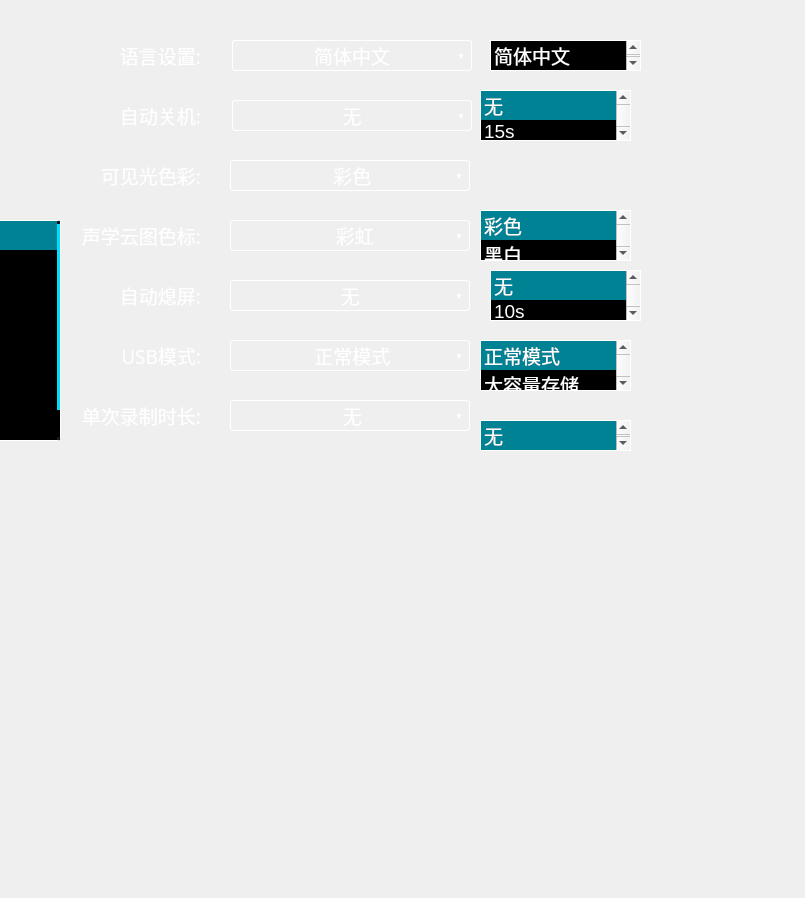
    <widget class="QWidget" name="tab_system">
     <property name="styleSheet">
      <string notr="true">QWidget{
background-image: url(:/res/background_setting.png);
}</string>
     </property>
     <attribute name="title">
      <string>系统设置</string>
     </attribute>
     <widget class="QLabel" name="title_language">
      <property name="geometry">
       <rect>
        <x>10</x>
        <y>40</y>
        <width>191</width>
        <height>31</height>
       </rect>
      </property>
      <property name="font">
       <font>
        <family>微软雅黑</family>
        <pointsize>14</pointsize>
        <weight>50</weight>
        <bold>false</bold>
       </font>
      </property>
      <property name="styleSheet">
       <string notr="true">background:transparent;
color:white;</string>
      </property>
      <property name="text">
       <string>语言设置:</string>
      </property>
      <property name="alignment">
       <set>Qt::AlignRight|Qt::AlignTrailing|Qt::AlignVCenter</set>
      </property>
     </widget>
     <widget class="QLabel" name="title_autoShutdown">
      <property name="geometry">
       <rect>
        <x>0</x>
        <y>100</y>
        <width>201</width>
        <height>31</height>
       </rect>
      </property>
      <property name="font">
       <font>
        <family>微软雅黑</family>
        <pointsize>14</pointsize>
        <weight>50</weight>
        <bold>false</bold>
       </font>
      </property>
      <property name="styleSheet">
       <string notr="true">background:transparent;
color:white;</string>
      </property>
      <property name="text">
       <string>自动关机:</string>
      </property>
      <property name="alignment">
       <set>Qt::AlignRight|Qt::AlignTrailing|Qt::AlignVCenter</set>
      </property>
     </widget>
     <widget class="QLabel" name="title_autoCloseScreen">
      <property name="geometry">
       <rect>
        <x>0</x>
        <y>280</y>
        <width>201</width>
        <height>31</height>
       </rect>
      </property>
      <property name="font">
       <font>
        <family>微软雅黑</family>
        <pointsize>14</pointsize>
        <weight>50</weight>
        <bold>false</bold>
       </font>
      </property>
      <property name="styleSheet">
       <string notr="true">background:transparent;
color:white;</string>
      </property>
      <property name="text">
       <string>自动熄屏:</string>
      </property>
      <property name="alignment">
       <set>Qt::AlignRight|Qt::AlignTrailing|Qt::AlignVCenter</set>
      </property>
     </widget>
     <widget class="QLabel" name="title_VideoTime">
      <property name="geometry">
       <rect>
        <x>40</x>
        <y>400</y>
        <width>161</width>
        <height>31</height>
       </rect>
      </property>
      <property name="font">
       <font>
        <family>微软雅黑</family>
        <pointsize>14</pointsize>
        <weight>50</weight>
        <bold>false</bold>
       </font>
      </property>
      <property name="styleSheet">
       <string notr="true">background:transparent;
color:white;</string>
      </property>
      <property name="text">
       <string>单次录制时长:</string>
      </property>
      <property name="alignment">
       <set>Qt::AlignRight|Qt::AlignTrailing|Qt::AlignVCenter</set>
      </property>
     </widget>
     <widget class="QFrame" name="frame_language">
      <property name="geometry">
       <rect>
        <x>232</x>
        <y>40</y>
        <width>240</width>
        <height>31</height>
       </rect>
      </property>
      <property name="focusPolicy">
       <enum>Qt::ClickFocus</enum>
      </property>
      <property name="styleSheet">
       <string notr="true">QFrame{
background:transparent;
border:1px solid white;
border-radius:3px;}</string>
      </property>
      <property name="frameShape">
       <enum>QFrame::StyledPanel</enum>
      </property>
      <property name="frameShadow">
       <enum>QFrame::Raised</enum>
      </property>
      <widget class="QLabel" name="language_text">
       <property name="geometry">
        <rect>
         <x>1</x>
         <y>1</y>
         <width>238</width>
         <height>29</height>
        </rect>
       </property>
       <property name="font">
        <font>
         <family>微软雅黑</family>
         <pointsize>14</pointsize>
        </font>
       </property>
       <property name="styleSheet">
        <string notr="true">background:transparent;
color:white;
border:0px;</string>
       </property>
       <property name="text">
        <string>简体中文</string>
       </property>
       <property name="alignment">
        <set>Qt::AlignCenter</set>
       </property>
      </widget>
      <widget class="QLabel" name="language_select">
       <property name="geometry">
        <rect>
         <x>219</x>
         <y>1</y>
         <width>20</width>
         <height>29</height>
        </rect>
       </property>
       <property name="font">
        <font>
         <pointsize>6</pointsize>
        </font>
       </property>
       <property name="styleSheet">
        <string notr="true">background:transparent;
border:0px;
color:white;</string>
       </property>
       <property name="text">
        <string>▼</string>
       </property>
       <property name="alignment">
        <set>Qt::AlignCenter</set>
       </property>
      </widget>
      <zorder>language_select</zorder>
      <zorder>language_text</zorder>
     </widget>
     <widget class="QFrame" name="frame_autoShutDown">
      <property name="geometry">
       <rect>
        <x>232</x>
        <y>100</y>
        <width>240</width>
        <height>31</height>
       </rect>
      </property>
      <property name="focusPolicy">
       <enum>Qt::ClickFocus</enum>
      </property>
      <property name="styleSheet">
       <string notr="true">QFrame{
background:transparent;
border:1px solid white;
border-radius:3px;}</string>
      </property>
      <property name="frameShape">
       <enum>QFrame::StyledPanel</enum>
      </property>
      <property name="frameShadow">
       <enum>QFrame::Raised</enum>
      </property>
      <widget class="QLabel" name="autoShutDown_text">
       <property name="geometry">
        <rect>
         <x>1</x>
         <y>1</y>
         <width>238</width>
         <height>29</height>
        </rect>
       </property>
       <property name="font">
        <font>
         <family>微软雅黑</family>
         <pointsize>14</pointsize>
        </font>
       </property>
       <property name="styleSheet">
        <string notr="true">background:transparent;
color:white;
border:0px;</string>
       </property>
       <property name="text">
        <string>无</string>
       </property>
       <property name="alignment">
        <set>Qt::AlignCenter</set>
       </property>
      </widget>
      <widget class="QLabel" name="autoShutDown_select">
       <property name="geometry">
        <rect>
         <x>219</x>
         <y>1</y>
         <width>20</width>
         <height>29</height>
        </rect>
       </property>
       <property name="font">
        <font>
         <pointsize>6</pointsize>
        </font>
       </property>
       <property name="styleSheet">
        <string notr="true">background:transparent;border:0px;color:white;</string>
       </property>
       <property name="text">
        <string>▼</string>
       </property>
       <property name="alignment">
        <set>Qt::AlignCenter</set>
       </property>
      </widget>
      <zorder>autoShutDown_select</zorder>
      <zorder>autoShutDown_text</zorder>
     </widget>
     <widget class="QFrame" name="frame_autoCloseScreen">
      <property name="geometry">
       <rect>
        <x>230</x>
        <y>280</y>
        <width>240</width>
        <height>31</height>
       </rect>
      </property>
      <property name="focusPolicy">
       <enum>Qt::WheelFocus</enum>
      </property>
      <property name="styleSheet">
       <string notr="true">QFrame{
background:transparent;
border:1px solid white;
border-radius:3px;}</string>
      </property>
      <property name="frameShape">
       <enum>QFrame::StyledPanel</enum>
      </property>
      <property name="frameShadow">
       <enum>QFrame::Raised</enum>
      </property>
      <widget class="QLabel" name="autoCloseScreen_text">
       <property name="geometry">
        <rect>
         <x>1</x>
         <y>1</y>
         <width>238</width>
         <height>29</height>
        </rect>
       </property>
       <property name="font">
        <font>
         <family>微软雅黑</family>
         <pointsize>14</pointsize>
        </font>
       </property>
       <property name="focusPolicy">
        <enum>Qt::NoFocus</enum>
       </property>
       <property name="styleSheet">
        <string notr="true">background:transparent;
color:white;
border:0px;</string>
       </property>
       <property name="text">
        <string>无</string>
       </property>
       <property name="alignment">
        <set>Qt::AlignCenter</set>
       </property>
      </widget>
      <widget class="QLabel" name="autoCloseScreen_select">
       <property name="geometry">
        <rect>
         <x>219</x>
         <y>1</y>
         <width>20</width>
         <height>29</height>
        </rect>
       </property>
       <property name="font">
        <font>
         <pointsize>6</pointsize>
        </font>
       </property>
       <property name="styleSheet">
        <string notr="true">background:transparent;border:0px;color:white;</string>
       </property>
       <property name="text">
        <string>▼</string>
       </property>
       <property name="alignment">
        <set>Qt::AlignCenter</set>
       </property>
      </widget>
      <zorder>autoCloseScreen_select</zorder>
      <zorder>autoCloseScreen_text</zorder>
     </widget>
     <widget class="QFrame" name="frame_videoTime">
      <property name="geometry">
       <rect>
        <x>230</x>
        <y>400</y>
        <width>240</width>
        <height>31</height>
       </rect>
      </property>
      <property name="focusPolicy">
       <enum>Qt::ClickFocus</enum>
      </property>
      <property name="styleSheet">
       <string notr="true">QFrame{
background:transparent;
border:1px solid white;
border-radius:3px;}</string>
      </property>
      <property name="frameShape">
       <enum>QFrame::StyledPanel</enum>
      </property>
      <property name="frameShadow">
       <enum>QFrame::Raised</enum>
      </property>
      <widget class="QLabel" name="videoTime_text">
       <property name="geometry">
        <rect>
         <x>1</x>
         <y>1</y>
         <width>238</width>
         <height>29</height>
        </rect>
       </property>
       <property name="font">
        <font>
         <family>微软雅黑</family>
         <pointsize>14</pointsize>
        </font>
       </property>
       <property name="focusPolicy">
        <enum>Qt::NoFocus</enum>
       </property>
       <property name="styleSheet">
        <string notr="true">background:transparent;
color:white;
border:0px;</string>
       </property>
       <property name="text">
        <string> 无</string>
       </property>
       <property name="alignment">
        <set>Qt::AlignCenter</set>
       </property>
      </widget>
      <widget class="QLabel" name="videoTime_select">
       <property name="geometry">
        <rect>
         <x>219</x>
         <y>1</y>
         <width>20</width>
         <height>29</height>
        </rect>
       </property>
       <property name="font">
        <font>
         <pointsize>6</pointsize>
        </font>
       </property>
       <property name="styleSheet">
        <string notr="true">background:transparent;border:0px;color:white;</string>
       </property>
       <property name="text">
        <string>▼</string>
       </property>
       <property name="alignment">
        <set>Qt::AlignCenter</set>
       </property>
      </widget>
      <zorder>videoTime_select</zorder>
      <zorder>videoTime_text</zorder>
     </widget>
     <widget class="QListWidget" name="listWidget_videoTime">
      <property name="geometry">
       <rect>
        <x>490</x>
        <y>270</y>
        <width>151</width>
        <height>51</height>
       </rect>
      </property>
      <property name="font">
       <font>
        <pointsize>14</pointsize>
       </font>
      </property>
      <property name="styleSheet">
       <string notr="true">QAbstractItemView {
	background-color:#000000;
	color:#ffffff;
	border:1px solid #ffffff;
}
QAbstractItemView::item:selected {
	color: #ffffff;
	background-color: #000000;
}
QListView::item:selected{
	background:rgba(0, 221, 253,150);
	border:0px solid rgb(0, 221, 253);
}
QListView::item:selected:!active{
    border:0px solid rgb(0, 221, 253);
	background:rgba(0, 221, 253,150);
}</string>
      </property>
      <property name="currentRow">
       <number>0</number>
      </property>
      <item>
       <property name="text">
        <string>无</string>
       </property>
      </item>
      <item>
       <property name="text">
        <string>10s</string>
       </property>
      </item>
      <item>
       <property name="text">
        <string>30s</string>
       </property>
      </item>
      <item>
       <property name="text">
        <string>60s</string>
       </property>
      </item>
     </widget>
     <widget class="QListWidget" name="listWidget_autoCloseScreen">
      <property name="geometry">
       <rect>
        <x>480</x>
        <y>420</y>
        <width>151</width>
        <height>31</height>
       </rect>
      </property>
      <property name="font">
       <font>
        <pointsize>14</pointsize>
       </font>
      </property>
      <property name="styleSheet">
       <string notr="true">QAbstractItemView {
	background-color:#000000;
	color:#ffffff;
	border:1px solid #ffffff;
}
QAbstractItemView::item:selected {
	color: #ffffff;
	background-color: #000000;
}
QListView::item:selected{
	background:rgba(0, 221, 253,150);
	border:0px solid rgb(0, 221, 253);
}
QListView::item:selected:!active{
    border:0px solid rgb(0, 221, 253);
	background:rgba(0, 221, 253,150);
}</string>
      </property>
      <property name="currentRow">
       <number>0</number>
      </property>
      <item>
       <property name="text">
        <string>无</string>
       </property>
      </item>
      <item>
       <property name="text">
        <string>15s</string>
       </property>
      </item>
      <item>
       <property name="text">
        <string>30s</string>
       </property>
      </item>
      <item>
       <property name="text">
        <string>60s</string>
       </property>
      </item>
     </widget>
     <widget class="QListWidget" name="listWidget_autoShutDown">
      <property name="geometry">
       <rect>
        <x>480</x>
        <y>90</y>
        <width>151</width>
        <height>51</height>
       </rect>
      </property>
      <property name="font">
       <font>
        <pointsize>14</pointsize>
       </font>
      </property>
      <property name="styleSheet">
       <string notr="true">QAbstractItemView {
	background-color:#000000;
	color:#ffffff;
	border:1px solid #ffffff;
}
QAbstractItemView::item:selected {
	color: #ffffff;
	background-color: #000000;
}
QListView::item:selected{
	background:rgba(0, 221, 253,75);
	border:0px solid rgb(0, 221, 253);
}
QListView::item:selected:!active{
    border:0px solid rgb(0, 221, 253);
	background:rgba(0, 221, 253,150);
}</string>
      </property>
      <property name="currentRow">
       <number>0</number>
      </property>
      <item>
       <property name="text">
        <string>无</string>
       </property>
      </item>
      <item>
       <property name="text">
        <string>15s</string>
       </property>
      </item>
      <item>
       <property name="text">
        <string>30s</string>
       </property>
      </item>
      <item>
       <property name="text">
        <string>60s</string>
       </property>
      </item>
     </widget>
     <widget class="QListWidget" name="listWidget_language">
      <property name="geometry">
       <rect>
        <x>490</x>
        <y>40</y>
        <width>151</width>
        <height>31</height>
       </rect>
      </property>
      <property name="font">
       <font>
        <pointsize>14</pointsize>
       </font>
      </property>
      <property name="styleSheet">
       <string notr="true">QAbstractItemView {
	background-color:#000000;
	color:#ffffff;
	border:1px solid #ffffff;
}
QAbstractItemView::item:selected {
	color: #ffffff;
	background-color: #000000;
}
QListView::item:selected{
	background:rgba(0, 221, 253,150);
	border:0px solid rgb(0, 221, 253);
}
QListView::item:selected:!active{
    border:0px solid rgb(0, 221, 253);
	background:rgba(0, 221, 253,150);
}</string>
      </property>
      <property name="currentRow">
       <number>-1</number>
      </property>
      <item>
       <property name="text">
        <string>简体中文</string>
       </property>
      </item>
      <item>
       <property name="text">
        <string>English</string>
       </property>
      </item>
      <item>
       <property name="text">
        <string>Türkçe</string>
       </property>
      </item>
     </widget>
     <widget class="QFrame" name="frame_background">
      <property name="geometry">
       <rect>
        <x>210</x>
        <y>400</y>
        <width>586</width>
        <height>489</height>
       </rect>
      </property>
      <property name="styleSheet">
       <string notr="true">background:transparent;</string>
      </property>
      <property name="frameShape">
       <enum>QFrame::StyledPanel</enum>
      </property>
      <property name="frameShadow">
       <enum>QFrame::Raised</enum>
      </property>
     </widget>
     <widget class="QFrame" name="frame_USBMode">
      <property name="geometry">
       <rect>
        <x>230</x>
        <y>340</y>
        <width>240</width>
        <height>31</height>
       </rect>
      </property>
      <property name="focusPolicy">
       <enum>Qt::ClickFocus</enum>
      </property>
      <property name="styleSheet">
       <string notr="true">QFrame{
background:transparent;
border:1px solid white;
border-radius:3px;}</string>
      </property>
      <property name="frameShape">
       <enum>QFrame::StyledPanel</enum>
      </property>
      <property name="frameShadow">
       <enum>QFrame::Raised</enum>
      </property>
      <widget class="QLabel" name="USBMode_text">
       <property name="geometry">
        <rect>
         <x>1</x>
         <y>1</y>
         <width>238</width>
         <height>29</height>
        </rect>
       </property>
       <property name="font">
        <font>
         <family>微软雅黑</family>
         <pointsize>14</pointsize>
        </font>
       </property>
       <property name="focusPolicy">
        <enum>Qt::NoFocus</enum>
       </property>
       <property name="styleSheet">
        <string notr="true">background:transparent;
color:white;
border:0px;</string>
       </property>
       <property name="text">
        <string> 正常模式</string>
       </property>
       <property name="alignment">
        <set>Qt::AlignCenter</set>
       </property>
      </widget>
      <widget class="QLabel" name="USBMode_select">
       <property name="geometry">
        <rect>
         <x>219</x>
         <y>1</y>
         <width>20</width>
         <height>29</height>
        </rect>
       </property>
       <property name="font">
        <font>
         <pointsize>6</pointsize>
        </font>
       </property>
       <property name="styleSheet">
        <string notr="true">background:transparent;border:0px;color:white;</string>
       </property>
       <property name="text">
        <string>▼</string>
       </property>
       <property name="alignment">
        <set>Qt::AlignCenter</set>
       </property>
      </widget>
     </widget>
     <widget class="QListWidget" name="listWidget_USBMode">
      <property name="geometry">
       <rect>
        <x>480</x>
        <y>340</y>
        <width>151</width>
        <height>51</height>
       </rect>
      </property>
      <property name="font">
       <font>
        <pointsize>14</pointsize>
       </font>
      </property>
      <property name="styleSheet">
       <string notr="true">QAbstractItemView {
	background-color:#000000;
	color:#ffffff;
	border:1px solid #ffffff;
}
QAbstractItemView::item:selected {
	color: #ffffff;
	background-color: #000000;
}
QListView::item:selected{
	background:rgba(0, 221, 253,150);
	border:0px solid rgb(0, 221, 253);
}
QListView::item:selected:!active{
    border:0px solid rgb(0, 221, 253);
	background:rgba(0, 221, 253,150);
}</string>
      </property>
      <property name="currentRow">
       <number>0</number>
      </property>
      <item>
       <property name="text">
        <string>正常模式</string>
       </property>
      </item>
      <item>
       <property name="text">
        <string>大容量存储</string>
       </property>
      </item>
     </widget>
     <widget class="QLabel" name="title_USBMode">
      <property name="geometry">
       <rect>
        <x>10</x>
        <y>340</y>
        <width>191</width>
        <height>31</height>
       </rect>
      </property>
      <property name="font">
       <font>
        <family>微软雅黑</family>
        <pointsize>14</pointsize>
        <weight>50</weight>
        <bold>false</bold>
       </font>
      </property>
      <property name="styleSheet">
       <string notr="true">background:transparent;
color:white;</string>
      </property>
      <property name="text">
       <string>USB模式:</string>
      </property>
      <property name="alignment">
       <set>Qt::AlignRight|Qt::AlignTrailing|Qt::AlignVCenter</set>
      </property>
     </widget>
     <widget class="QLabel" name="title_CCDColor">
      <property name="geometry">
       <rect>
        <x>40</x>
        <y>160</y>
        <width>161</width>
        <height>31</height>
       </rect>
      </property>
      <property name="font">
       <font>
        <family>微软雅黑</family>
        <pointsize>14</pointsize>
        <weight>50</weight>
        <bold>false</bold>
       </font>
      </property>
      <property name="styleSheet">
       <string notr="true">background:transparent;
color:white;</string>
      </property>
      <property name="text">
       <string>   可见光色彩:</string>
      </property>
      <property name="alignment">
       <set>Qt::AlignRight|Qt::AlignTrailing|Qt::AlignVCenter</set>
      </property>
     </widget>
     <widget class="QFrame" name="frame_CCDColor">
      <property name="geometry">
       <rect>
        <x>230</x>
        <y>160</y>
        <width>240</width>
        <height>31</height>
       </rect>
      </property>
      <property name="focusPolicy">
       <enum>Qt::ClickFocus</enum>
      </property>
      <property name="styleSheet">
       <string notr="true">QFrame{
background:transparent;
border:1px solid white;
border-radius:3px;}</string>
      </property>
      <property name="frameShape">
       <enum>QFrame::StyledPanel</enum>
      </property>
      <property name="frameShadow">
       <enum>QFrame::Raised</enum>
      </property>
      <widget class="QLabel" name="CCDColor_text">
       <property name="geometry">
        <rect>
         <x>1</x>
         <y>1</y>
         <width>238</width>
         <height>29</height>
        </rect>
       </property>
       <property name="font">
        <font>
         <family>微软雅黑</family>
         <pointsize>14</pointsize>
        </font>
       </property>
       <property name="focusPolicy">
        <enum>Qt::NoFocus</enum>
       </property>
       <property name="styleSheet">
        <string notr="true">background:transparent;
color:white;
border:0px;</string>
       </property>
       <property name="text">
        <string> 彩色</string>
       </property>
       <property name="alignment">
        <set>Qt::AlignCenter</set>
       </property>
      </widget>
      <widget class="QLabel" name="CCDColor_select">
       <property name="geometry">
        <rect>
         <x>219</x>
         <y>1</y>
         <width>20</width>
         <height>29</height>
        </rect>
       </property>
       <property name="font">
        <font>
         <pointsize>6</pointsize>
        </font>
       </property>
       <property name="styleSheet">
        <string notr="true">background:transparent;border:0px;color:white;</string>
       </property>
       <property name="text">
        <string>▼</string>
       </property>
       <property name="alignment">
        <set>Qt::AlignCenter</set>
       </property>
      </widget>
     </widget>
     <widget class="QListWidget" name="listWidget_CCDColor">
      <property name="geometry">
       <rect>
        <x>480</x>
        <y>210</y>
        <width>151</width>
        <height>51</height>
       </rect>
      </property>
      <property name="font">
       <font>
        <pointsize>14</pointsize>
       </font>
      </property>
      <property name="styleSheet">
       <string notr="true">QAbstractItemView {
	background-color:#000000;
	color:#ffffff;
	border:1px solid #ffffff;
}
QAbstractItemView::item:selected {
	color: #ffffff;
	background-color: #000000;
}
QListView::item:selected{
	background:rgba(0, 221, 253,150);
	border:0px solid rgb(0, 221, 253);
}
QListView::item:selected:!active{
    border:0px solid rgb(0, 221, 253);
	background:rgba(0, 221, 253,150);
}</string>
      </property>
      <property name="currentRow">
       <number>0</number>
      </property>
      <item>
       <property name="text">
        <string>彩色</string>
       </property>
      </item>
      <item>
       <property name="text">
        <string>黑白</string>
       </property>
      </item>
     </widget>
     <widget class="QListWidget" name="listWidget_LocalColor">
      <property name="geometry">
       <rect>
        <x>-90</x>
        <y>220</y>
        <width>151</width>
        <height>221</height>
       </rect>
      </property>
      <property name="font">
       <font>
        <pointsize>14</pointsize>
       </font>
      </property>
      <property name="styleSheet">
       <string notr="true">
QAbstractItemView {
	background-color:#000000;
	color:#ffffff;
	border:1px solid #ffffff;
border-radius:3px;
}
QAbstractItemView::item:selected {
	color: #ffffff;
	background-color: #000000;
}

QListView::item:selected:!active{
    border:0px solid rgb(0, 221, 253);
	background:rgba(0, 221, 253,150);
}

QScrollBar:vertical{    
width:3px;/*整个滑动条的宽度*/
background:rgb(45, 48, 51);
border:none;
margin:3px 0px 3px 0px;/*上下两个小方块的长宽 也控制滑动条宽度*/
}

QScrollBar::handle:vertical{
background:rgb(0, 221, 253);/*中间滑块的颜色*/
border:none;
border-radius:3px;
}

QScrollBar::add-line:vertical {
width: 3px;
background:rgb(22, 24, 26);
border:none;
subcontrol-position:right;
subcontrol-origin:margin;
}
QScrollBar::sub-line:vertical {
border:none;
background:rgb(22, 24, 26);
width: 3px;
subcontrol-origin:margin;
subcontrol-position:left;
}
QScrollBar::top-arrow:vertical{
subcontrol-origin: margin;
height:3px;
width:3px;
border:0px solid rgb(45, 48, 51);
background:rgb(45, 48, 51);
}
QScrollBar::bottom-arrow:vertical{
subcontrol-origin: margin;
height:3px;
width:3px;
border:0px solid rgb(45, 48, 51);
background:rgb(45, 48, 51);
}
QScrollBar::sub-page:vertical{
background:black;
}
QScrollBar::add-page:vertical
{
background:black;
}</string>
      </property>
      <property name="currentRow">
       <number>0</number>
      </property>
      <item>
       <property name="text">
        <string>彩虹</string>
       </property>
      </item>
      <item>
       <property name="text">
        <string>极光</string>
       </property>
      </item>
      <item>
       <property name="text">
        <string>黑白</string>
       </property>
      </item>
      <item>
       <property name="text">
        <string>骨骼</string>
       </property>
      </item>
      <item>
       <property name="text">
        <string>冷调</string>
       </property>
      </item>
      <item>
       <property name="text">
        <string>铜色</string>
       </property>
      </item>
      <item>
       <property name="text">
        <string>铁红</string>
       </property>
      </item>
      <item>
       <property name="text">
        <string>Jet</string>
       </property>
      </item>
     </widget>
     <widget class="QLabel" name="title_LocalColor">
      <property name="geometry">
       <rect>
        <x>40</x>
        <y>220</y>
        <width>161</width>
        <height>31</height>
       </rect>
      </property>
      <property name="font">
       <font>
        <family>微软雅黑</family>
        <pointsize>14</pointsize>
        <weight>50</weight>
        <bold>false</bold>
       </font>
      </property>
      <property name="styleSheet">
       <string notr="true">background:transparent;
color:white;</string>
      </property>
      <property name="text">
       <string> 声学云图色标:</string>
      </property>
      <property name="alignment">
       <set>Qt::AlignRight|Qt::AlignTrailing|Qt::AlignVCenter</set>
      </property>
     </widget>
     <widget class="QFrame" name="frame_LocalColor">
      <property name="geometry">
       <rect>
        <x>230</x>
        <y>220</y>
        <width>240</width>
        <height>31</height>
       </rect>
      </property>
      <property name="focusPolicy">
       <enum>Qt::ClickFocus</enum>
      </property>
      <property name="styleSheet">
       <string notr="true">QFrame{
background:transparent;
border:1px solid white;
border-radius:3px;}</string>
      </property>
      <property name="frameShape">
       <enum>QFrame::StyledPanel</enum>
      </property>
      <property name="frameShadow">
       <enum>QFrame::Raised</enum>
      </property>
      <widget class="QLabel" name="LocalColor_text">
       <property name="geometry">
        <rect>
         <x>1</x>
         <y>1</y>
         <width>238</width>
         <height>29</height>
        </rect>
       </property>
       <property name="font">
        <font>
         <family>微软雅黑</family>
         <pointsize>14</pointsize>
        </font>
       </property>
       <property name="focusPolicy">
        <enum>Qt::NoFocus</enum>
       </property>
       <property name="styleSheet">
        <string notr="true">background:transparent;
color:white;
border:0px;</string>
       </property>
       <property name="text">
        <string>  彩虹</string>
       </property>
       <property name="alignment">
        <set>Qt::AlignCenter</set>
       </property>
      </widget>
      <widget class="QLabel" name="LocalColor_select">
       <property name="geometry">
        <rect>
         <x>219</x>
         <y>1</y>
         <width>20</width>
         <height>29</height>
        </rect>
       </property>
       <property name="font">
        <font>
         <pointsize>6</pointsize>
        </font>
       </property>
       <property name="styleSheet">
        <string notr="true">background:transparent;border:0px;color:white;</string>
       </property>
       <property name="text">
        <string>▼</string>
       </property>
       <property name="alignment">
        <set>Qt::AlignCenter</set>
       </property>
      </widget>
     </widget>
     <zorder>frame_background</zorder>
     <zorder>title_language</zorder>
     <zorder>title_autoShutdown</zorder>
     <zorder>title_autoCloseScreen</zorder>
     <zorder>title_VideoTime</zorder>
     <zorder>frame_language</zorder>
     <zorder>frame_autoShutDown</zorder>
     <zorder>frame_videoTime</zorder>
     <zorder>frame_autoCloseScreen</zorder>
     <zorder>frame_USBMode</zorder>
     <zorder>title_USBMode</zorder>
     <zorder>title_CCDColor</zorder>
     <zorder>frame_CCDColor</zorder>
     <zorder>title_LocalColor</zorder>
     <zorder>frame_LocalColor</zorder>
     <zorder>listWidget_language</zorder>
     <zorder>listWidget_autoShutDown</zorder>
     <zorder>listWidget_LocalColor</zorder>
     <zorder>listWidget_CCDColor</zorder>
     <zorder>listWidget_videoTime</zorder>
     <zorder>listWidget_USBMode</zorder>
     <zorder>listWidget_autoCloseScreen</zorder>
    </widget>
